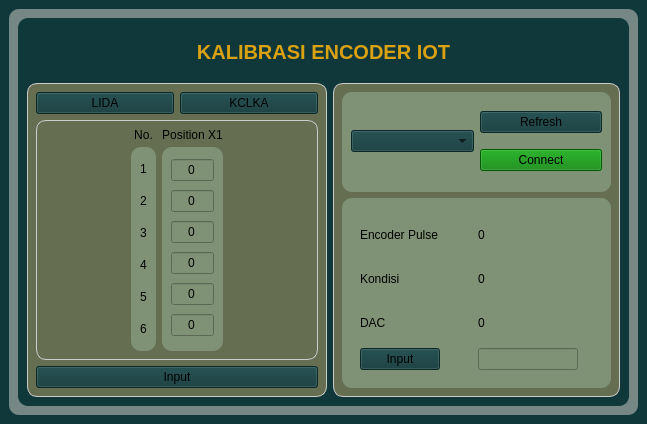
<?xml version="1.0" encoding="UTF-8"?>
<ui version="4.0">
 <class>MainWindow</class>
 <widget class="QMainWindow" name="MainWindow">
  <property name="geometry">
   <rect>
    <x>0</x>
    <y>0</y>
    <width>647</width>
    <height>424</height>
   </rect>
  </property>
  <property name="contextMenuPolicy">
   <enum>Qt::NoContextMenu</enum>
  </property>
  <property name="windowTitle">
   <string>Apps</string>
  </property>
  <property name="styleSheet">
   <string notr="true"/>
  </property>
  <widget class="QWidget" name="centralwidget">
   <property name="maximumSize">
    <size>
     <width>650</width>
     <height>428</height>
    </size>
   </property>
   <property name="styleSheet">
    <string notr="true">background-color: #10383A;</string>
   </property>
   <layout class="QGridLayout" name="gridLayout_2">
    <item row="0" column="0">
     <widget class="QWidget" name="widget" native="true">
      <property name="styleSheet">
       <string notr="true">QWidget#widget{
background-color: #768886;
border-radius:10px;
}</string>
      </property>
      <layout class="QGridLayout" name="gridLayout">
       <item row="0" column="0">
        <widget class="QFrame" name="frame">
         <property name="minimumSize">
          <size>
           <width>100</width>
           <height>100</height>
          </size>
         </property>
         <property name="styleSheet">
          <string notr="true">QFrame#frame{
background-color: #10383A;
border-radius:10px;
}</string>
         </property>
         <property name="frameShape">
          <enum>QFrame::Box</enum>
         </property>
         <property name="frameShadow">
          <enum>QFrame::Raised</enum>
         </property>
         <layout class="QGridLayout" name="gridLayout_3">
          <item row="0" column="0" colspan="2">
           <widget class="QWidget" name="widget_4" native="true">
            <property name="minimumSize">
             <size>
              <width>0</width>
              <height>50</height>
             </size>
            </property>
            <property name="maximumSize">
             <size>
              <width>16777215</width>
              <height>50</height>
             </size>
            </property>
            <property name="styleSheet">
             <string notr="true">background-color: #10383A;
</string>
            </property>
            <layout class="QGridLayout" name="gridLayout_5">
             <item row="1" column="0">
              <widget class="QLabel" name="label">
               <property name="styleSheet">
                <string notr="true">background-color:#10383A;
color: #DAA112;
font-size: 20px;
font-weight: bold;
</string>
               </property>
               <property name="frameShape">
                <enum>QFrame::NoFrame</enum>
               </property>
               <property name="text">
                <string>KALIBRASI ENCODER IOT</string>
               </property>
               <property name="alignment">
                <set>Qt::AlignCenter</set>
               </property>
              </widget>
             </item>
            </layout>
           </widget>
          </item>
          <item row="1" column="1">
           <widget class="QWidget" name="card2" native="true">
            <property name="styleSheet">
             <string notr="true">QWidget#card2{
background-color: #666E51;
border-radius: 10px;
border: 1px solid #ccc;
}</string>
            </property>
            <layout class="QGridLayout" name="gridLayout_8">
             <item row="0" column="0">
              <widget class="QWidget" name="countainer_port" native="true">
               <property name="maximumSize">
                <size>
                 <width>16777215</width>
                 <height>100</height>
                </size>
               </property>
               <property name="styleSheet">
                <string notr="true">QWidget#countainer_port{
background-color: #809276;
border-radius: 10px;

}
</string>
               </property>
               <layout class="QGridLayout" name="gridLayout_9">
                <item row="1" column="1">
                 <widget class="QPushButton" name="pb_connect">
                  <property name="styleSheet">
                   <string notr="true">background-color:green;</string>
                  </property>
                  <property name="text">
                   <string>Connect</string>
                  </property>
                 </widget>
                </item>
                <item row="0" column="0" rowspan="2">
                 <widget class="QComboBox" name="select_port">
                  <property name="sizePolicy">
                   <sizepolicy hsizetype="Ignored" vsizetype="Fixed">
                    <horstretch>0</horstretch>
                    <verstretch>0</verstretch>
                   </sizepolicy>
                  </property>
                  <property name="contextMenuPolicy">
                   <enum>Qt::PreventContextMenu</enum>
                  </property>
                  <property name="styleSheet">
                   <string notr="true"/>
                  </property>
                  <property name="currentIndex">
                   <number>-1</number>
                  </property>
                  <property name="maxVisibleItems">
                   <number>5</number>
                  </property>
                  <property name="sizeAdjustPolicy">
                   <enum>QComboBox::AdjustToContents</enum>
                  </property>
                  <property name="minimumContentsLength">
                   <number>1</number>
                  </property>
                 </widget>
                </item>
                <item row="0" column="1">
                 <widget class="QPushButton" name="pb_refresh">
                  <property name="text">
                   <string>Refresh</string>
                  </property>
                 </widget>
                </item>
               </layout>
              </widget>
             </item>
             <item row="1" column="0">
              <widget class="QWidget" name="countainer_value" native="true">
               <property name="styleSheet">
                <string notr="true">QWidget#countainer_value{
background-color: #809276;
border-radius: 10px;

}</string>
               </property>
               <layout class="QHBoxLayout" name="horizontalLayout">
                <item>
                 <widget class="QWidget" name="widget_7" native="true">
                  <property name="styleSheet">
                   <string notr="true">background-color: #809276;
</string>
                  </property>
                  <layout class="QGridLayout" name="gridLayout_11">
                   <item row="0" column="0">
                    <widget class="QLabel" name="label_21">
                     <property name="text">
                      <string>Encoder Pulse</string>
                     </property>
                    </widget>
                   </item>
                   <item row="1" column="0">
                    <widget class="QLabel" name="label_22">
                     <property name="text">
                      <string>Kondisi</string>
                     </property>
                    </widget>
                   </item>
                   <item row="2" column="0">
                    <widget class="QLabel" name="label_23">
                     <property name="text">
                      <string>DAC</string>
                     </property>
                    </widget>
                   </item>
                   <item row="3" column="0">
                    <widget class="QPushButton" name="pb_lokator2">
                     <property name="styleSheet">
                      <string notr="true">background-color:#10383A;
</string>
                     </property>
                     <property name="text">
                      <string>Input</string>
                     </property>
                    </widget>
                   </item>
                  </layout>
                 </widget>
                </item>
                <item>
                 <widget class="QWidget" name="widget_8" native="true">
                  <property name="styleSheet">
                   <string notr="true">background-color: #809276;
</string>
                  </property>
                  <layout class="QGridLayout" name="gridLayout_10">
                   <item row="0" column="0">
                    <widget class="QLabel" name="encoder_value">
                     <property name="styleSheet">
                      <string notr="true"/>
                     </property>
                     <property name="frameShape">
                      <enum>QFrame::NoFrame</enum>
                     </property>
                     <property name="text">
                      <string>0</string>
                     </property>
                    </widget>
                   </item>
                   <item row="1" column="0">
                    <widget class="QLabel" name="kondisi_value">
                     <property name="text">
                      <string>0</string>
                     </property>
                    </widget>
                   </item>
                   <item row="2" column="0">
                    <widget class="QLabel" name="dac_value">
                     <property name="text">
                      <string>0</string>
                     </property>
                    </widget>
                   </item>
                   <item row="3" column="0">
                    <widget class="QLineEdit" name="locator_value">
                     <property name="maximumSize">
                      <size>
                       <width>100</width>
                       <height>16777215</height>
                      </size>
                     </property>
                    </widget>
                   </item>
                  </layout>
                 </widget>
                </item>
               </layout>
              </widget>
             </item>
            </layout>
           </widget>
          </item>
          <item row="1" column="0">
           <widget class="QWidget" name="card1" native="true">
            <property name="maximumSize">
             <size>
              <width>300</width>
              <height>16777215</height>
             </size>
            </property>
            <property name="styleSheet">
             <string notr="true">QWidget#card1{
background-color: #666E51;
border-radius: 10px;
border: 1px solid #ccc;
}
</string>
            </property>
            <layout class="QGridLayout" name="gridLayout_4">
             <item row="0" column="0">
              <widget class="QPushButton" name="pb_LIDA">
               <property name="text">
                <string>LIDA</string>
               </property>
              </widget>
             </item>
             <item row="1" column="0" colspan="2">
              <widget class="QStackedWidget" name="stackedWidget">
               <property name="styleSheet">
                <string notr="true">background-color: #666E51;</string>
               </property>
               <property name="frameShadow">
                <enum>QFrame::Plain</enum>
               </property>
               <property name="currentIndex">
                <number>1</number>
               </property>
               <widget class="QWidget" name="page_LIDA">
                <property name="styleSheet">
                 <string notr="true">QFrame{
background-color: #809276;
border-radius: 10px;
}
QLabel{
background-color: #666E51;
}
QWidget#page_LIDA{
border-radius: 10px;
border:1px solid #ccc;
}</string>
                </property>
                <layout class="QGridLayout" name="gridLayout_6">
                 <item row="1" column="2">
                  <widget class="QFrame" name="frame_4">
                   <property name="styleSheet">
                    <string notr="true">background-color: #809276;
</string>
                   </property>
                   <property name="frameShape">
                    <enum>QFrame::WinPanel</enum>
                   </property>
                   <property name="frameShadow">
                    <enum>QFrame::Raised</enum>
                   </property>
                   <layout class="QVBoxLayout" name="verticalLayout_2">
                    <item>
                     <widget class="QLineEdit" name="Input_X1L_P1_LIDA">
                      <property name="text">
                       <string>0</string>
                      </property>
                      <property name="alignment">
                       <set>Qt::AlignCenter</set>
                      </property>
                     </widget>
                    </item>
                    <item>
                     <widget class="QLineEdit" name="Input_X1L_P2_LIDA">
                      <property name="text">
                       <string>0</string>
                      </property>
                      <property name="alignment">
                       <set>Qt::AlignCenter</set>
                      </property>
                     </widget>
                    </item>
                    <item>
                     <widget class="QLineEdit" name="Input_X1L_P3_LIDA">
                      <property name="text">
                       <string>0</string>
                      </property>
                      <property name="alignment">
                       <set>Qt::AlignCenter</set>
                      </property>
                     </widget>
                    </item>
                    <item>
                     <widget class="QLineEdit" name="Input_X1L_P4_LIDA">
                      <property name="text">
                       <string>0</string>
                      </property>
                      <property name="alignment">
                       <set>Qt::AlignCenter</set>
                      </property>
                     </widget>
                    </item>
                    <item>
                     <widget class="QLineEdit" name="Input_X1L_P5_LIDA">
                      <property name="text">
                       <string>0</string>
                      </property>
                      <property name="alignment">
                       <set>Qt::AlignCenter</set>
                      </property>
                     </widget>
                    </item>
                    <item>
                     <widget class="QLineEdit" name="Input_X1L_P6_LIDA">
                      <property name="text">
                       <string>0</string>
                      </property>
                      <property name="alignment">
                       <set>Qt::AlignCenter</set>
                      </property>
                     </widget>
                    </item>
                   </layout>
                  </widget>
                 </item>
                 <item row="1" column="3">
                  <widget class="QFrame" name="frame_5">
                   <property name="styleSheet">
                    <string notr="true">background-color: #809276;
</string>
                   </property>
                   <property name="frameShape">
                    <enum>QFrame::WinPanel</enum>
                   </property>
                   <property name="frameShadow">
                    <enum>QFrame::Raised</enum>
                   </property>
                   <layout class="QVBoxLayout" name="verticalLayout_3">
                    <item>
                     <widget class="QLineEdit" name="Input_X1R_P1_LIDA">
                      <property name="text">
                       <string>0</string>
                      </property>
                      <property name="alignment">
                       <set>Qt::AlignCenter</set>
                      </property>
                     </widget>
                    </item>
                    <item>
                     <widget class="QLineEdit" name="Input_X1R_P2_LIDA">
                      <property name="text">
                       <string>0</string>
                      </property>
                      <property name="alignment">
                       <set>Qt::AlignCenter</set>
                      </property>
                     </widget>
                    </item>
                    <item>
                     <widget class="QLineEdit" name="Input_X1R_P3_LIDA">
                      <property name="text">
                       <string>0</string>
                      </property>
                      <property name="alignment">
                       <set>Qt::AlignCenter</set>
                      </property>
                     </widget>
                    </item>
                    <item>
                     <widget class="QLineEdit" name="Input_X1R_P4_LIDA">
                      <property name="text">
                       <string>0</string>
                      </property>
                      <property name="alignment">
                       <set>Qt::AlignCenter</set>
                      </property>
                     </widget>
                    </item>
                    <item>
                     <widget class="QLineEdit" name="Input_X1R_P5_LIDA">
                      <property name="text">
                       <string>0</string>
                      </property>
                      <property name="alignment">
                       <set>Qt::AlignCenter</set>
                      </property>
                     </widget>
                    </item>
                    <item>
                     <widget class="QLineEdit" name="Input_X1R_P6_LIDA">
                      <property name="text">
                       <string>0</string>
                      </property>
                      <property name="alignment">
                       <set>Qt::AlignCenter</set>
                      </property>
                     </widget>
                    </item>
                   </layout>
                  </widget>
                 </item>
                 <item row="1" column="0">
                  <widget class="QFrame" name="frame_2">
                   <property name="styleSheet">
                    <string notr="true">background-color: #809276;
</string>
                   </property>
                   <property name="frameShape">
                    <enum>QFrame::Panel</enum>
                   </property>
                   <property name="frameShadow">
                    <enum>QFrame::Raised</enum>
                   </property>
                   <layout class="QVBoxLayout" name="verticalLayout_4">
                    <item>
                     <widget class="QLabel" name="label_6">
                      <property name="text">
                       <string>1</string>
                      </property>
                     </widget>
                    </item>
                    <item>
                     <widget class="QLabel" name="label_7">
                      <property name="text">
                       <string>2</string>
                      </property>
                     </widget>
                    </item>
                    <item>
                     <widget class="QLabel" name="label_8">
                      <property name="text">
                       <string>3</string>
                      </property>
                     </widget>
                    </item>
                    <item>
                     <widget class="QLabel" name="label_9">
                      <property name="text">
                       <string>4</string>
                      </property>
                     </widget>
                    </item>
                    <item>
                     <widget class="QLabel" name="label_10">
                      <property name="text">
                       <string>5</string>
                      </property>
                     </widget>
                    </item>
                    <item>
                     <widget class="QLabel" name="label_11">
                      <property name="text">
                       <string>6</string>
                      </property>
                     </widget>
                    </item>
                   </layout>
                  </widget>
                 </item>
                 <item row="0" column="1">
                  <widget class="QLabel" name="label_2">
                   <property name="maximumSize">
                    <size>
                     <width>16777215</width>
                     <height>12</height>
                    </size>
                   </property>
                   <property name="text">
                    <string>X2-L</string>
                   </property>
                   <property name="alignment">
                    <set>Qt::AlignCenter</set>
                   </property>
                  </widget>
                 </item>
                 <item row="1" column="1">
                  <widget class="QFrame" name="frame_3">
                   <property name="styleSheet">
                    <string notr="true">background-color: #809276;
</string>
                   </property>
                   <property name="frameShape">
                    <enum>QFrame::WinPanel</enum>
                   </property>
                   <property name="frameShadow">
                    <enum>QFrame::Raised</enum>
                   </property>
                   <layout class="QVBoxLayout" name="verticalLayout">
                    <item>
                     <widget class="QLineEdit" name="Input_X2L_P1_LIDA">
                      <property name="text">
                       <string>0</string>
                      </property>
                      <property name="alignment">
                       <set>Qt::AlignCenter</set>
                      </property>
                     </widget>
                    </item>
                    <item>
                     <widget class="QLineEdit" name="Input_X2L_P2_LIDA">
                      <property name="text">
                       <string>0</string>
                      </property>
                      <property name="alignment">
                       <set>Qt::AlignCenter</set>
                      </property>
                     </widget>
                    </item>
                    <item>
                     <widget class="QLineEdit" name="Input_X2L_P3_LIDA">
                      <property name="text">
                       <string>0</string>
                      </property>
                      <property name="alignment">
                       <set>Qt::AlignCenter</set>
                      </property>
                     </widget>
                    </item>
                    <item>
                     <widget class="QLineEdit" name="Input_X2L_P4_LIDA">
                      <property name="text">
                       <string>0</string>
                      </property>
                      <property name="alignment">
                       <set>Qt::AlignCenter</set>
                      </property>
                     </widget>
                    </item>
                    <item>
                     <widget class="QLineEdit" name="Input_X2L_P5_LIDA">
                      <property name="text">
                       <string>0</string>
                      </property>
                      <property name="alignment">
                       <set>Qt::AlignCenter</set>
                      </property>
                     </widget>
                    </item>
                    <item>
                     <widget class="QLineEdit" name="Input_X2L_P6_LIDA">
                      <property name="text">
                       <string>0</string>
                      </property>
                      <property name="alignment">
                       <set>Qt::AlignCenter</set>
                      </property>
                     </widget>
                    </item>
                   </layout>
                  </widget>
                 </item>
                 <item row="0" column="2">
                  <widget class="QLabel" name="label_3">
                   <property name="maximumSize">
                    <size>
                     <width>16777215</width>
                     <height>10</height>
                    </size>
                   </property>
                   <property name="text">
                    <string>X1-L</string>
                   </property>
                   <property name="alignment">
                    <set>Qt::AlignCenter</set>
                   </property>
                  </widget>
                 </item>
                 <item row="0" column="3">
                  <widget class="QLabel" name="label_4">
                   <property name="maximumSize">
                    <size>
                     <width>16777215</width>
                     <height>10</height>
                    </size>
                   </property>
                   <property name="text">
                    <string>X1-R</string>
                   </property>
                   <property name="alignment">
                    <set>Qt::AlignCenter</set>
                   </property>
                  </widget>
                 </item>
                 <item row="0" column="0">
                  <widget class="QLabel" name="label_5">
                   <property name="maximumSize">
                    <size>
                     <width>16777215</width>
                     <height>10</height>
                    </size>
                   </property>
                   <property name="text">
                    <string>No.</string>
                   </property>
                   <property name="alignment">
                    <set>Qt::AlignCenter</set>
                   </property>
                  </widget>
                 </item>
                </layout>
               </widget>
               <widget class="QWidget" name="page_KCLKA">
                <property name="styleSheet">
                 <string notr="true">QFrame{
background-color: #809276;
border-radius: 10px;
}
QLabel{
background-color: #666E51;
}
QWidget#page_KCLKA{
border-radius: 10px;
border:1px solid #ccc;
}</string>
                </property>
                <layout class="QGridLayout" name="gridLayout_7">
                 <item row="1" column="1">
                  <widget class="QFrame" name="frame_6">
                   <property name="maximumSize">
                    <size>
                     <width>28</width>
                     <height>16777215</height>
                    </size>
                   </property>
                   <property name="styleSheet">
                    <string notr="true">background-color: #809276;
</string>
                   </property>
                   <property name="frameShape">
                    <enum>QFrame::Panel</enum>
                   </property>
                   <property name="frameShadow">
                    <enum>QFrame::Raised</enum>
                   </property>
                   <layout class="QVBoxLayout" name="verticalLayout_5">
                    <item>
                     <widget class="QLabel" name="label_14">
                      <property name="text">
                       <string>1</string>
                      </property>
                     </widget>
                    </item>
                    <item>
                     <widget class="QLabel" name="label_15">
                      <property name="text">
                       <string>2</string>
                      </property>
                     </widget>
                    </item>
                    <item>
                     <widget class="QLabel" name="label_16">
                      <property name="text">
                       <string>3</string>
                      </property>
                     </widget>
                    </item>
                    <item>
                     <widget class="QLabel" name="label_17">
                      <property name="text">
                       <string>4</string>
                      </property>
                     </widget>
                    </item>
                    <item>
                     <widget class="QLabel" name="label_18">
                      <property name="text">
                       <string>5</string>
                      </property>
                     </widget>
                    </item>
                    <item>
                     <widget class="QLabel" name="label_19">
                      <property name="text">
                       <string>6</string>
                      </property>
                     </widget>
                    </item>
                   </layout>
                  </widget>
                 </item>
                 <item row="0" column="2">
                  <widget class="QLabel" name="label_13">
                   <property name="maximumSize">
                    <size>
                     <width>16777215</width>
                     <height>12</height>
                    </size>
                   </property>
                   <property name="text">
                    <string>Position X1</string>
                   </property>
                   <property name="alignment">
                    <set>Qt::AlignCenter</set>
                   </property>
                  </widget>
                 </item>
                 <item row="1" column="3">
                  <spacer name="horizontalSpacer">
                   <property name="orientation">
                    <enum>Qt::Horizontal</enum>
                   </property>
                   <property name="sizeHint" stdset="0">
                    <size>
                     <width>200</width>
                     <height>20</height>
                    </size>
                   </property>
                  </spacer>
                 </item>
                 <item row="1" column="0">
                  <spacer name="horizontalSpacer_2">
                   <property name="orientation">
                    <enum>Qt::Horizontal</enum>
                   </property>
                   <property name="sizeHint" stdset="0">
                    <size>
                     <width>200</width>
                     <height>20</height>
                    </size>
                   </property>
                  </spacer>
                 </item>
                 <item row="0" column="1">
                  <widget class="QLabel" name="label_12">
                   <property name="maximumSize">
                    <size>
                     <width>16777215</width>
                     <height>10</height>
                    </size>
                   </property>
                   <property name="text">
                    <string>No.</string>
                   </property>
                   <property name="alignment">
                    <set>Qt::AlignCenter</set>
                   </property>
                  </widget>
                 </item>
                 <item row="1" column="2">
                  <widget class="QFrame" name="frame_7">
                   <property name="styleSheet">
                    <string notr="true">background-color: #809276;
</string>
                   </property>
                   <property name="frameShape">
                    <enum>QFrame::WinPanel</enum>
                   </property>
                   <property name="frameShadow">
                    <enum>QFrame::Raised</enum>
                   </property>
                   <layout class="QVBoxLayout" name="verticalLayout_6">
                    <item>
                     <widget class="QLineEdit" name="Input_X1_P1_KCLKA">
                      <property name="text">
                       <string>0</string>
                      </property>
                      <property name="alignment">
                       <set>Qt::AlignCenter</set>
                      </property>
                     </widget>
                    </item>
                    <item>
                     <widget class="QLineEdit" name="Input_X1_P2_KCLKA">
                      <property name="text">
                       <string>0</string>
                      </property>
                      <property name="alignment">
                       <set>Qt::AlignCenter</set>
                      </property>
                     </widget>
                    </item>
                    <item>
                     <widget class="QLineEdit" name="Input_X1_P3_KCLKA">
                      <property name="text">
                       <string>0</string>
                      </property>
                      <property name="alignment">
                       <set>Qt::AlignCenter</set>
                      </property>
                     </widget>
                    </item>
                    <item>
                     <widget class="QLineEdit" name="Input_X1_P4_KCLKA">
                      <property name="text">
                       <string>0</string>
                      </property>
                      <property name="alignment">
                       <set>Qt::AlignCenter</set>
                      </property>
                     </widget>
                    </item>
                    <item>
                     <widget class="QLineEdit" name="Input_X1_P5_KCLKA">
                      <property name="text">
                       <string>0</string>
                      </property>
                      <property name="alignment">
                       <set>Qt::AlignCenter</set>
                      </property>
                     </widget>
                    </item>
                    <item>
                     <widget class="QLineEdit" name="Input_X1_P6_KCLKA">
                      <property name="text">
                       <string>0</string>
                      </property>
                      <property name="alignment">
                       <set>Qt::AlignCenter</set>
                      </property>
                     </widget>
                    </item>
                   </layout>
                  </widget>
                 </item>
                </layout>
               </widget>
              </widget>
             </item>
             <item row="0" column="1">
              <widget class="QPushButton" name="pb_KCLKA">
               <property name="text">
                <string>KCLKA</string>
               </property>
              </widget>
             </item>
             <item row="2" column="0" colspan="2">
              <widget class="QPushButton" name="pb_lokator1">
               <property name="text">
                <string>Input</string>
               </property>
              </widget>
             </item>
            </layout>
           </widget>
          </item>
         </layout>
        </widget>
       </item>
      </layout>
     </widget>
    </item>
   </layout>
  </widget>
 </widget>
 <resources/>
 <connections/>
</ui>
